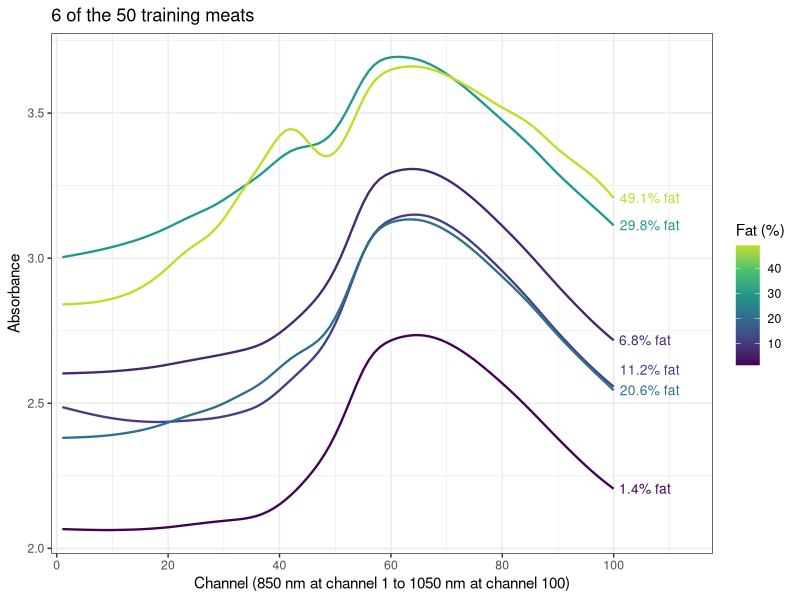
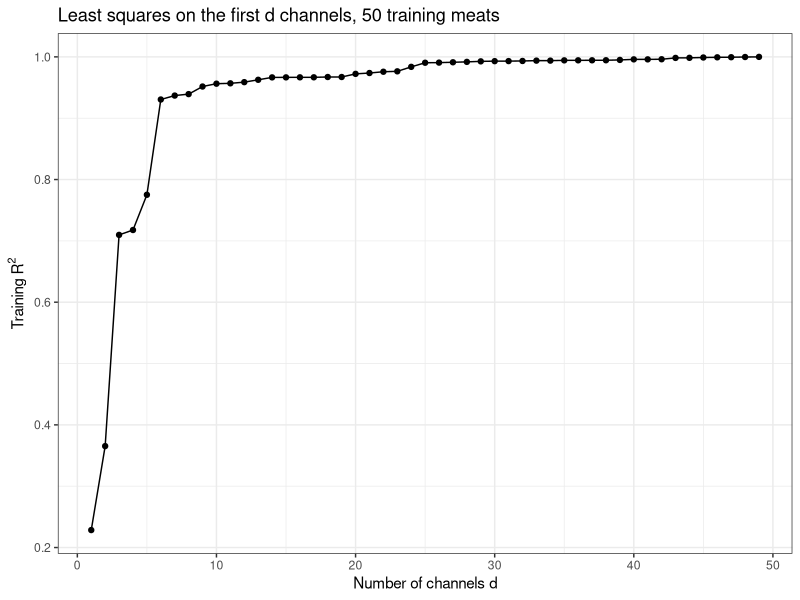
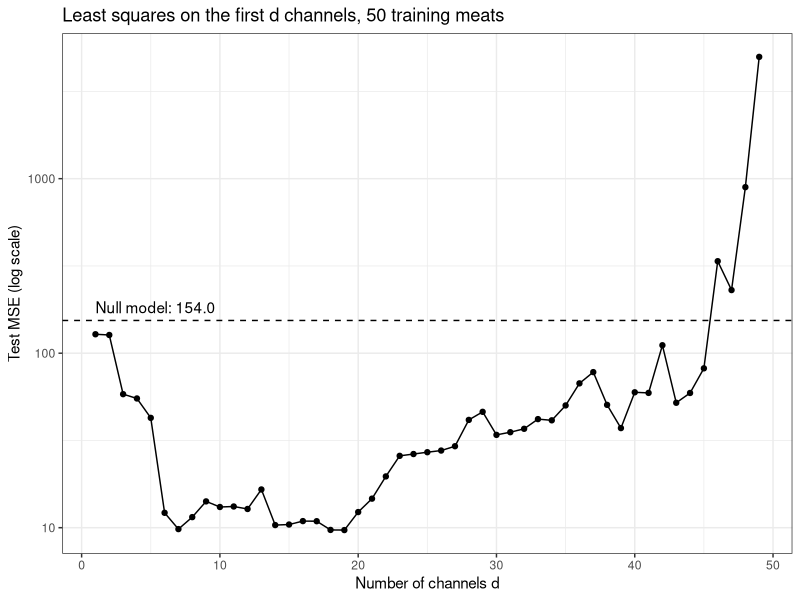
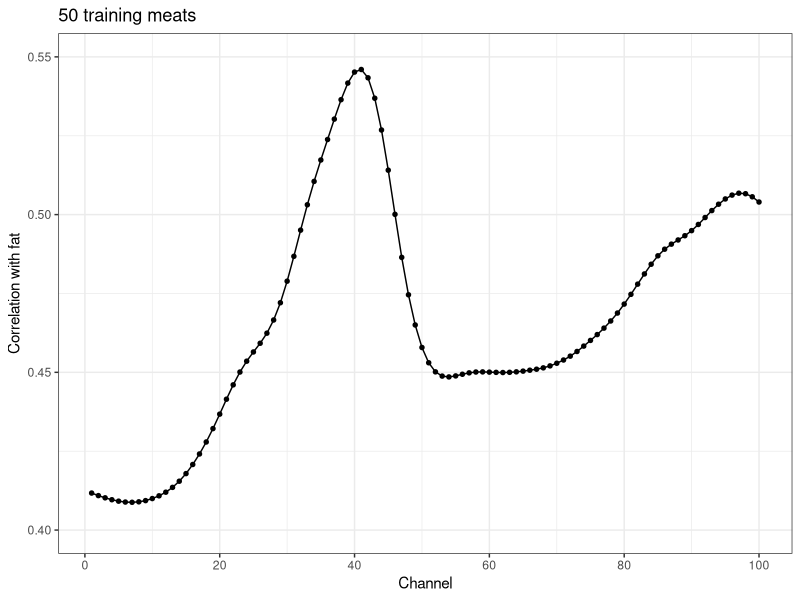
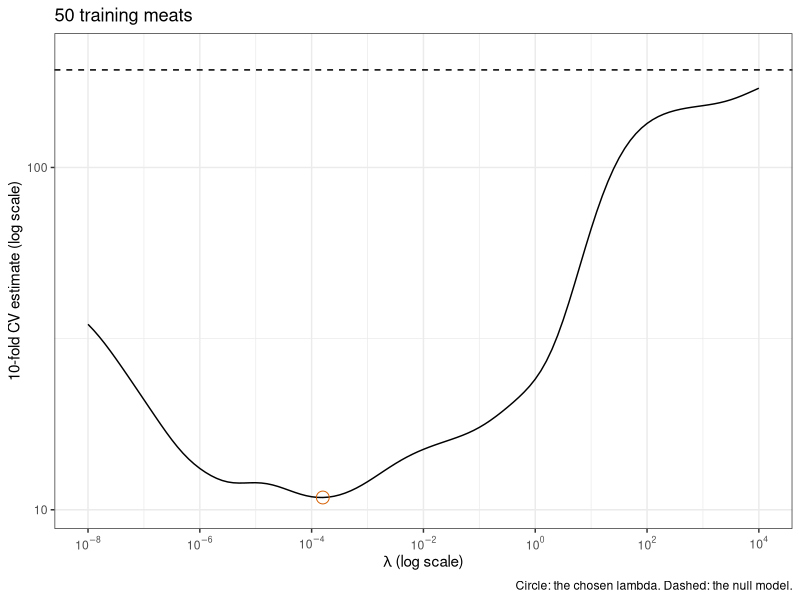
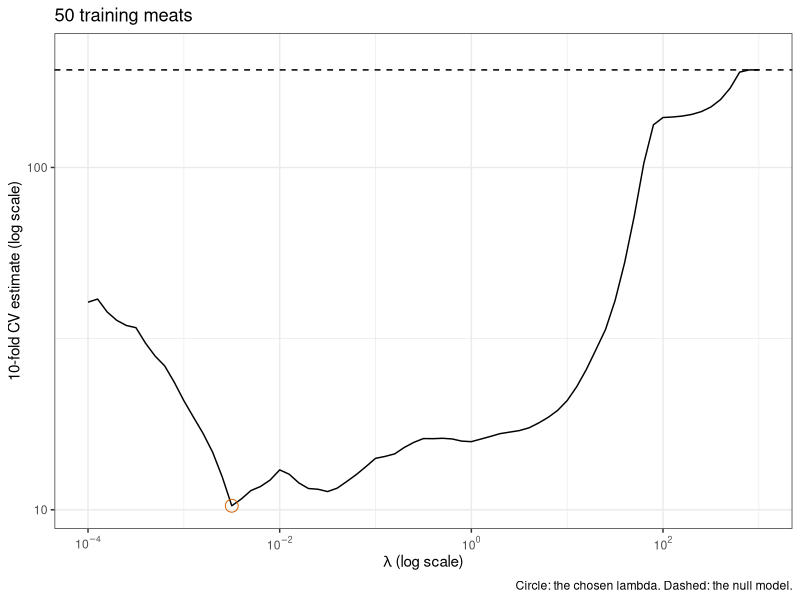
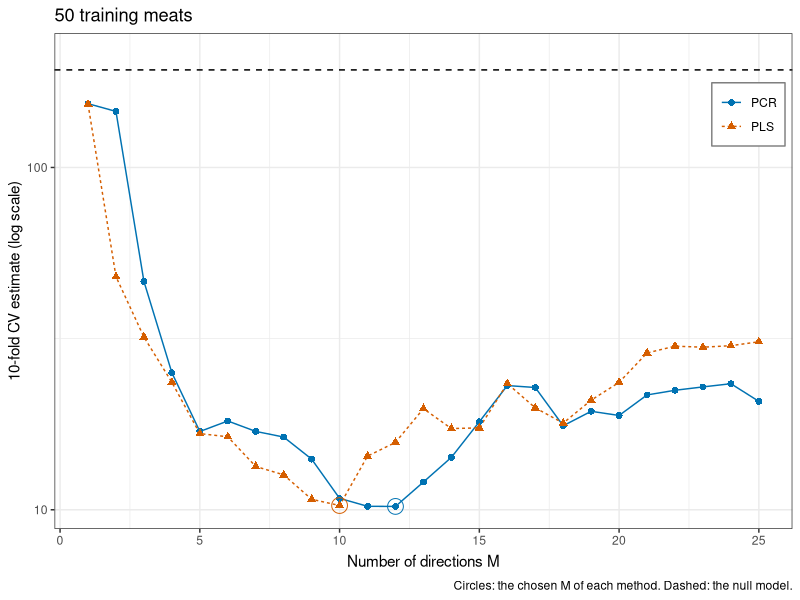
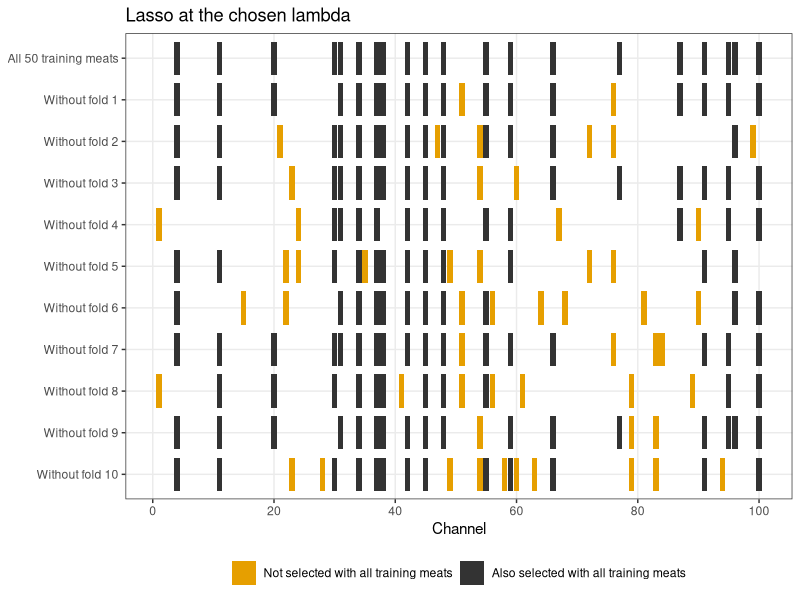

Generate these figures, in order, with R:
## ---- chunk 1
#| include: false
library("tidyverse")
library("glmnet")
library("pls")
theme_set(theme_bw())
set.seed(20261022)

# Fixed decimals with thousands separators, for use inside $...$, whose
# hyphen MathJax sets as a minus. Adding 0 after rounding turns a negative
# zero into 0.
fmt_math <- function(x, digits = 2) {
  rounded <- round(x, digits) + 0
  formatC(rounded, format = "f", digits = digits, big.mark = ",")
}

# The same for prose, where a negative value prints with a minus sign (the
# HTML entity) rather than a hyphen.
fmt <- function(x, digits = 2) {
  sub("^-", "&minus;", fmt_math(x, digits))
}

# Rounded down, for "at least" statements in prose.
fmt_floor <- function(x, digits = 2) {
  fmt(floor(x * 10^digits) / 10^digits, digits)
}

# A percentage, for prose.
pct <- function(x, digits = 1) {
  paste0(fmt(100 * x, digits), "%")
}

# A count with thousands separators, for prose.
big <- function(x) {
  format(x, big.mark = ",")
}

# A number in LaTeX scientific notation, for use inside $...$.
sci <- function(x, digits = 1) {
  magnitude <- abs(x)
  e <- floor(log10(magnitude))
  mantissa <- formatC(x / 10^e, format = "f", digits = digits)
  sprintf("%s \\times 10^{%d}", mantissa, e)
}

# A power of 10 as R code would write it, such as 1e-7, for prose.
power_text <- function(x) {
  sprintf("1e%d", round(log10(x)))
}

# A name set as code in prose.
code <- function(x) {
  paste0("`", x, "`")
}

# Color-blind-friendly palette.
okabe_ito <- c("#E69F00",
               "#56B4E9",
               "#009E73",
               "#D55E00",
               "#0072B2",
               "#CC79A7")
## ---- chunk 2
#| output: false
# The 100 absorbance columns.
channels <- sprintf("x_%03d", 1:100)
p <- length(channels)

# Rows that repeat an earlier row in every column, and the distinct meats.
meats_all <- modeldata::meats
n_duplicates <- sum(duplicated(meats_all))
meats <- distinct(meats_all)
n_meats <- nrow(meats)
## ---- chunk 3
# The training sample size.
n_train <- 50

# Training meats: a random sample; every other meat is a test meat.
train_id <- sample(n_meats, n_train)
train <- meats[train_id, ]
test <- meats[-train_id, ]
n_test <- nrow(test)

# Folds for 10-fold cross-validation of the training meats.
n_folds <- 10
fold_labels <- rep(seq_len(n_folds), length.out = n_train)
fold_id <- sample(fold_labels)

# Absorbances and fat of the training and test meats.
X_train <- as.matrix(train[channels])
X_test <- as.matrix(test[channels])
y_train <- train$fat
y_test <- test$fat

# Number of training meats whose spectra are plotted below.
n_show <- 6
## ---- chunk 4
#| output: false
# Training meats evenly spaced in rank of fat content.
ranks <- round(seq(1, n_train, length.out = n_show))
shown <- order(y_train)[ranks]

# One row per shown meat and channel.
spectra <- as_tibble(X_train[shown, ]) |>
  mutate(fat = y_train[shown], meat = factor(seq_len(n_show))) |>
  pivot_longer(all_of(channels),
               names_to = "channel",
               values_to = "absorbance") |>
  mutate(channel = as.integer(sub("x_", "", channel)))

# Heights for labels at y, moved up where needed so that consecutive labels
# are at least gap apart.
spread_labels <- function(y, gap) {
  sorted <- order(y)
  height <- y[sorted]
  for (i in seq_along(height)[-1]) {
    height[i] <- max(height[i], height[i - 1] + gap)
  }
  height[order(sorted)]
}

# Labels at the right end of each spectrum.
spectrum_ends <- filter(spectra, channel == p) |>
  mutate(label = paste0(fmt(fat, 1), "% fat"),
         absorbance = spread_labels(absorbance, gap = 0.07))

# Channel axis of every plot against channel: major lines every 20 channels,
# minor lines midway between them.
channel_axis <- function(...) {
  scale_x_continuous(breaks = seq(0, p, by = 20),
                     minor_breaks = seq(10, p + 10, by = 20),
                     ...)
}

# Absorbance against channel, one line per meat, labeled by fat content.
spectra_plot <- ggplot(spectra,
                       aes(x = channel,
                           y = absorbance,
                           group = meat,
                           color = fat)) +
  geom_line(linewidth = 0.8) +
  geom_text(data = spectrum_ends,
            aes(label = label),
            hjust = -0.1,
            size = 3.5,
            show.legend = FALSE) +
  scale_color_viridis_c(end = 0.9) +
  channel_axis(expand = expansion(mult = c(0.02, 0.18))) +
  scale_y_continuous(breaks = seq(2, 3.5, by = 0.5),
                     minor_breaks = seq(2.25, 3.75, by = 0.5)) +
  labs(x = "Channel (850 nm at channel 1 to 1050 nm at channel 100)",
       y = "Absorbance",
       color = "Fat (%)",
       title = paste(n_show, "of the", n_train, "training meats"))

# Range of fat content, the channel where the mean training spectrum peaks,
# and the correlation of fat with each meat's mean absorbance.
fat_range <- range(y_train)
peak_channel <- which.max(colMeans(X_train))
level_cor <- cor(y_train, rowMeans(X_train))

# The channel of the bump in the fattest spectrum shown: its highest point
# between channels 30 and 50, before the main rise.
bump_window <- 30:50
fattest <- shown[n_show]
bump_channel <- bump_window[which.max(X_train[fattest, bump_window])]

# Correlations between channels.
channel_cor <- cor(X_train)
min_cor <- min(channel_cor)
adjacent_cor <- diag(channel_cor[-1, -p])
## ---- chunk 5
#| echo: false
#| fig-width: 8
#| fig-height: 4.5
spectra_plot
## ---- chunk 6
# Least squares on all 100 channels.
all_formula <- reformulate(channels, response = "fat")
all_fit <- lm(all_formula, data = train)
all_estimates <- coef(all_fit)
n_na <- sum(is.na(all_estimates))
all_r2 <- summary(all_fit)$r.squared

# The last channel with an estimate.
last_estimated <- tail(names(all_estimates)[!is.na(all_estimates)], 1)
## ---- chunk 7
#| output: false
# Mean squared error of predictions y_hat of responses y.
mse <- function(y, y_hat) {
  mean((y - y_hat)^2)
}

# A random ordering of the channels.
channel_order <- sample(p)

# Least squares on the first d channels of the ordering: training R^2,
# training and test MSE, the overall F-test, sigma-hat, and the number of
# estimates with p-value below 0.05.
sweep_fit <- function(d) {
  # Fit least squares to the first d channels.
  kept <- channels[channel_order[seq_len(d)]]
  fit <- lm(reformulate(kept, response = "fat"), data = train)
  fit_summary <- summary(fit)
  has_df <- fit$df.residual > 0

  # The overall F-test, when the fit has residual degrees of freedom.
  f_p <- NA_real_
  n_small <- NA_integer_
  if (has_df) {
    f <- fit_summary$fstatistic
    f_p <- pf(f[1], f[2], f[3], lower.tail = FALSE)
    slope_p <- fit_summary$coefficients[-1, "Pr(>|t|)"]
    n_small <- sum(slope_p < 0.05)
  }

  # Summaries of the fit, one row.
  slopes <- coef(fit)[-1]
  tibble(d = d,
         rank = fit$rank,
         slope_min = min(slopes),
         slope_max = max(slopes),
         r2 = fit_summary$r.squared,
         rss = sum(residuals(fit)^2),
         train_mse = mse(y_train, fitted(fit)),
         test_mse = mse(y_test, predict(fit, test)),
         f_p = unname(f_p),
         n_small = n_small,
         sigma_hat = if (has_df) sigma(fit) else NA_real_,
         aic = AIC(fit),
         bic = BIC(fit))
}
sweep_sizes <- seq_len(n_train - 1)
sweep_results <- map(sweep_sizes, sweep_fit) |>
  list_rbind()

# Every model matrix has full column rank d + 1.
stopifnot(all(sweep_results$rank == sweep_results$d + 1))

# The null model: the training mean predicts every test meat.
null_test_mse <- mse(y_test, mean(y_train))

# Axis of d: major lines every 10 channels from 0 to n, minor lines midway
# between them.
d_axis <- scale_x_continuous(breaks = seq(0, n_train, by = 10),
                             minor_breaks = seq(5, n_train - 5, by = 10))

# Log-scale axis of a mean squared error: major lines at powers of 10, minor
# lines midway between them in log space.
mse_powers <- 0:4
mse_axis <- scale_y_log10(breaks = 10^mse_powers,
                          minor_breaks = 10^(mse_powers + 0.5))

# Training R^2 against d.
sweep_title <- paste("Least squares on the first d channels,",
                     n_train, "training meats")
r2_plot <- ggplot(sweep_results, aes(x = d, y = r2)) +
  geom_line() +
  geom_point(size = 1.5) +
  d_axis +
  scale_y_continuous(breaks = seq(0.2, 1, by = 0.2),
                     minor_breaks = seq(0.3, 0.9, by = 0.2)) +
  labs(x = "Number of channels d",
       y = expression("Training " * R^2),
       title = sweep_title)

# Test MSE against d on a log scale, with the null model's.
null_label <- paste0("Null model: ", fmt(null_test_mse, 1))
test_plot <- ggplot(sweep_results, aes(x = d, y = test_mse)) +
  geom_hline(yintercept = null_test_mse, linetype = "dashed") +
  annotate("text",
           x = 1,
           y = null_test_mse,
           label = null_label,
           hjust = 0,
           vjust = -0.6) +
  geom_line() +
  geom_point(size = 1.5) +
  d_axis +
  mse_axis +
  labs(x = "Number of channels d",
       y = "Test MSE (log scale)",
       title = sweep_title)

# The d with the smallest test MSE, and the fit with d = n - 1.
d_best <- sweep_results$d[which.min(sweep_results$test_mse)]
last <- filter(sweep_results, d == n_train - 1)

# A d in the middle of the sweep, for prose.
d_mid <- 10

# The d with the smallest AIC() and BIC(), and those values as text.
d_aic <- sweep_results$d[which.min(sweep_results$aic)]
d_bic <- sweep_results$d[which.min(sweep_results$bic)]
as_text <- function(x) {
  if (is.infinite(x)) "$-\\infty$" else fmt(x, 1)
}
aic_text <- as_text(min(sweep_results$aic))
bic_text <- as_text(min(sweep_results$bic))
## ---- chunk 8
#| echo: false
#| fig-width: 7
#| fig-height: 4.2
r2_plot
## ---- chunk 9
#| echo: false
#| fig-width: 7
#| fig-height: 4.2
test_plot
## ---- chunk 10
#| output: false
# The largest d whose overall F-test has p-value below 0.01.
f_level <- 0.01
shown_fit <- sweep_results |>
  filter(f_p < f_level) |>
  slice_max(d)
d_shown <- shown_fit$d
## ---- chunk 11
#| output: false
# Correlation of fat with each channel over the training meats.
fat_cor <- drop(cor(X_train, y_train))
cor_data <- tibble(channel = seq_len(p), cor = fat_cor)
best_channel <- which.max(abs(fat_cor))

# Correlation against channel.
cor_plot <- ggplot(cor_data, aes(x = channel, y = cor)) +
  geom_line() +
  geom_point(size = 1.2) +
  channel_axis() +
  scale_y_continuous(limits = c(0.4, 0.55),
                     breaks = seq(0.4, 0.55, by = 0.05),
                     minor_breaks = seq(0.425, 0.525, by = 0.05)) +
  labs(x = "Channel",
       y = "Correlation with fat",
       title = paste(n_train, "training meats"))
## ---- chunk 12
#| echo: false
#| fig-width: 7
#| fig-height: 3.8
cor_plot
## ---- chunk 13
#| output: false
# Standard deviation with divisor n.
sd_n <- function(v) {
  deviations <- v - mean(v)
  sqrt(mean(deviations^2))
}

# Standardize the columns of X with the given centers and scales.
standardize <- function(X, x_center, x_scale) {
  X_centered <- sweep(X, 2, x_center)
  sweep(X_centered, 2, x_scale, "/")
}

# Original-scale estimates, one column per lambda, from standardized-scale
# estimates B_std and the standardization of X and y.
original_scale <- function(B_std, X, y) {
  x_center <- colMeans(X)
  x_scale <- apply(X, 2, sd_n)
  b <- B_std / x_scale
  rbind(`(Intercept)` = mean(y) - colSums(b * x_center), b)
}

# Ridge estimates on the standardized scale for each lambda, from the
# singular value decomposition X_std = U D V'.
ridge_std <- function(X_std, y_centered, lambdas) {
  sv <- svd(X_std)
  shrink <- outer(sv$d, lambdas, function(d, l) d / (d^2 + l))
  u_y <- drop(crossprod(sv$u, y_centered))
  sv$v %*% (shrink * u_y)
}

# Lasso estimates on the standardized scale for each lambda, in decreasing
# order, by an active-set method. On the active set with signs s, the lasso
# conditions X_A'(y - X_A b_A) = (lambda / 2) s solve to a target; if the
# target keeps the signs it is the solution on that set, and a zero estimate
# whose condition |x_j'(y - X b)| <= lambda / 2 fails joins the set; if not,
# a line search to the target stops where the criterion is smallest and the
# estimates that reach zero there leave the set.
lasso_std <- function(X_std, y_centered, lambdas, max_steps = 1000) {
  p <- ncol(X_std)
  gram <- crossprod(X_std)
  xy <- drop(crossprod(X_std, y_centered))
  B <- matrix(0, p, length(lambdas))
  b <- numeric(p)

  # The criterion RSS + lambda * sum |b|.
  criterion <- function(b, lambda) {
    sum((y_centered - X_std %*% b)^2) + lambda * sum(abs(b))
  }

  for (k in seq_along(lambdas)) {
    half <- lambdas[k] / 2
    active <- which(b != 0)
    signs <- sign(b[active])
    converged <- FALSE

    for (step in seq_len(max_steps)) {
      if (length(active) > 0) {
        # Solve the conditions on the active set with these signs.
        gram_active <- gram[active, active, drop = FALSE]
        target <- drop(solve(gram_active, xy[active] - half * signs))

        # Signs change: line search to the target, then update the set.
        if (any(sign(target) != signs)) {
          direction <- numeric(p)
          direction[active] <- target - b[active]
          crossing <- -b[active] / direction[active]
          t_try <- c(crossing[crossing > 0 & crossing < 1], 1)
          values <- map_dbl(t_try, \(t) criterion(b + t * direction,
                                                  lambdas[k]))
          t_best <- t_try[which.min(values)]
          b <- b + t_best * direction
          b[active[crossing == t_best]] <- 0
          active <- which(b != 0)
          signs <- sign(b[active])
          next
        }
        b[] <- 0
        b[active] <- target
      }

      # The zero estimate whose condition fails by the most joins the set.
      gradient <- xy - drop(gram %*% b)
      excess <- abs(gradient) - half
      excess[active] <- -Inf
      if (max(excess) <= 1e-9 * half) {
        converged <- TRUE
        break
      }
      j <- which.max(excess)
      active <- c(active, j)
      signs <- c(signs, sign(gradient[j]))
    }

    stopifnot(converged)
    B[, k] <- b
  }
  B
}

# Ridge or lasso estimates on the original scale for each lambda.
penalized_path <- function(X, y, lambdas, std_fit) {
  x_center <- colMeans(X)
  x_scale <- apply(X, 2, sd_n)
  X_std <- standardize(X, x_center, x_scale)
  y_centered <- y - mean(y)
  B_std <- std_fit(X_std, y_centered, lambdas)
  original_scale(B_std, X, y)
}

# Grids of lambda, in decreasing order.
ridge_grid <- 10^seq(4, -8, length.out = 121)
lasso_grid <- 10^seq(3, -4, length.out = 71)

# Ridge and lasso paths for the data X and y.
ridge_path <- function(X, y) {
  penalized_path(X, y, ridge_grid, ridge_std)
}
lasso_path <- function(X, y) {
  penalized_path(X, y, lasso_grid, lasso_std)
}

# Both fit to the training meats.
B_ridge <- ridge_path(X_train, y_train)
B_lasso <- lasso_path(X_train, y_train)

# The standardized training features, for checking the lasso conditions.
x_center <- colMeans(X_train)
x_scale <- apply(X_train, 2, sd_n)
X_std <- standardize(X_train, x_center, x_scale)
y_centered <- y_train - mean(y_train)

# Largest failure of the lasso conditions over the grid, relative to
# lambda / 2.
condition_gap <- function(b_std, lambda) {
  gradient <- drop(crossprod(X_std, y_centered - X_std %*% b_std))
  nonzero <- b_std != 0
  on_set <- abs(gradient[nonzero] - lambda / 2 * sign(b_std[nonzero]))
  off_set <- pmax(abs(gradient[!nonzero]) - lambda / 2, 0)
  max(c(on_set, off_set, 0)) / (lambda / 2)
}
B_lasso_std <- B_lasso[-1, ] * x_scale
lasso_gaps <- map_dbl(seq_along(lasso_grid),
                      \(k) condition_gap(B_lasso_std[, k], lasso_grid[k]))
## ---- chunk 14
#| output: false
# Sums of squared errors of held-out fold l, for every value of the tuning
# parameter, from the estimates that path() computes from the training folds.
fold_sse <- function(l, path) {
  out <- fold_id == l
  B <- path(X_train[!out, ], y_train[!out])
  y_hat <- cbind(1, X_train[out, ]) %*% B
  colSums((y_train[out] - y_hat)^2)
}

# Cross-validation estimate for every value of the tuning parameter.
cv_estimate <- function(path) {
  sse <- sapply(seq_len(n_folds), fold_sse, path = path)
  rowSums(sse) / n_train
}

# Ridge regression and the lasso, and the lambda with the smallest estimate.
cv_ridge <- cv_estimate(ridge_path)
cv_lasso <- cv_estimate(lasso_path)
k_ridge <- which.min(cv_ridge)
k_lasso <- which.min(cv_lasso)
lambda_ridge <- ridge_grid[k_ridge]
lambda_lasso <- lasso_grid[k_lasso]

# PCR and PLS with up to M_max directions, cross-validated by pcr() and
# plsr() on the same folds; both standardize within each fold.
M_max <- 25
segments <- split(seq_len(n_train), fold_id)
pcr_fit <- pcr(all_formula,
               ncomp = M_max,
               data = train,
               scale = TRUE,
               validation = "CV",
               segments = segments)
pls_fit <- plsr(all_formula,
                ncomp = M_max,
                data = train,
                scale = TRUE,
                validation = "CV",
                segments = segments)
cv_of <- function(fit) {
  MSEP(fit, estimate = "CV", intercept = FALSE)$val[1, 1, ]
}
cv_pcr <- cv_of(pcr_fit)
cv_pls <- cv_of(pls_fit)
M_pcr <- which.min(cv_pcr)
M_pls <- which.min(cv_pls)

# Null model: the mean of the training folds predicts the held-out fold.
null_sse <- function(l) {
  out <- fold_id == l
  sum((y_train[out] - mean(y_train[!out]))^2)
}
cv_null <- sum(map_dbl(seq_len(n_folds), null_sse)) / n_train

# Shared look of the three tabs: the null model's estimate dashed, the
# chosen value circled, a log-scale estimate, and the same y limits, from the
# smallest estimate of any method to a little above the null model's.
cv_ylim <- c(min(cv_ridge, cv_lasso, cv_pcr, cv_pls), 1.1 * cv_null)
cv_axis_label <- paste0(n_folds, "-fold CV estimate (log scale)")
cv_title <- paste(n_train, "training meats")
cv_layers <- list(
  geom_hline(yintercept = cv_null, linetype = "dashed"),
  mse_axis,
  coord_cartesian(ylim = cv_ylim),
  labs(y = cv_axis_label, title = cv_title)
)

# Axis of lambda over both grids: major lines every 2 powers of 10, minor
# lines midway between them in log space.
lambda_axis <- scale_x_log10(breaks = 10^seq(-8, 4, by = 2),
                             minor_breaks = 10^seq(-9, 5, by = 2),
                             labels = scales::label_log())

# The estimate against lambda for one of ridge regression and the lasso.
lambda_cv_plot <- function(grid, cv, k_chosen) {
  chosen <- tibble(lambda = grid[k_chosen], cv = cv[k_chosen])
  ggplot(tibble(lambda = grid, cv = cv), aes(x = lambda, y = cv)) +
    cv_layers +
    geom_line() +
    geom_point(data = chosen, size = 4, shape = 1, color = "#D55E00") +
    lambda_axis +
    labs(x = expression(lambda ~ "(log scale)"),
         caption = "Circle: the chosen lambda. Dashed: the null model.")
}
ridge_cv_plot <- lambda_cv_plot(ridge_grid, cv_ridge, k_ridge)
lasso_cv_plot <- lambda_cv_plot(lasso_grid, cv_lasso, k_lasso)

# PCR and PLS against M, with the chosen M of each circled.
method_levels <- c("PCR", "PLS")
direction_cv <- tibble(method = factor(rep(method_levels, each = M_max),
                                       levels = method_levels),
                       M = rep(seq_len(M_max), 2),
                       cv = c(cv_pcr, cv_pls))
direction_chosen <- tibble(method = factor(method_levels,
                                           levels = method_levels),
                           M = c(M_pcr, M_pls),
                           cv = c(cv_pcr[M_pcr], cv_pls[M_pls]))
direction_cv_plot <- ggplot(direction_cv,
                            aes(x = M,
                                y = cv,
                                color = method,
                                linetype = method,
                                shape = method)) +
  cv_layers +
  geom_line() +
  geom_point(size = 2) +
  geom_point(data = direction_chosen,
             size = 5,
             shape = 1,
             show.legend = FALSE) +
  scale_color_manual(values = okabe_ito[c(5, 4)]) +
  scale_x_continuous(breaks = seq(0, M_max, by = 5),
                     minor_breaks = seq(2.5, M_max - 2.5, by = 5)) +
  labs(x = "Number of directions M",
       color = NULL,
       linetype = NULL,
       shape = NULL,
       caption = paste("Circles: the chosen M of each method.",
                       "Dashed: the null model.")) +
  theme(legend.position = "inside",
        legend.position.inside = c(0.99, 0.9),
        legend.justification = c(1, 1),
        legend.background = element_rect(color = "grey50"))

# Line up the panels of the three tabs: the lambda axes use expressions, whose
# labels are taller than the plain labels of the M axis.
cv_aligned <- cowplot::align_plots(ridge_cv_plot,
                                   lasso_cv_plot,
                                   direction_cv_plot,
                                   align = "hv")
ridge_cv_tab <- cowplot::ggdraw(cv_aligned[[1]])
lasso_cv_tab <- cowplot::ggdraw(cv_aligned[[2]])
direction_cv_tab <- cowplot::ggdraw(cv_aligned[[3]])

# Principal component variances of the standardized training features, and
# ridge regression's factor v_m / (v_m + lambda / n) on each component.
v <- eigen(crossprod(X_std) / n_train,
           symmetric = TRUE,
           only.values = TRUE)$values
ridge_factor <- v / (v + lambda_ridge / n_train)
n_half <- sum(ridge_factor >= 0.5)

# Smallest estimate of each method.
cv_minima <- c(min(cv_ridge), min(cv_lasso), min(cv_pcr), min(cv_pls))

# Number of nonzero lasso estimates at the chosen lambda.
lasso_nonzero <- sum(B_lasso[-1, k_lasso] != 0)
## ---- chunk 15
#| echo: false
#| fig-width: 7
#| fig-height: 4.2
ridge_cv_tab
## ---- chunk 16
#| echo: false
#| fig-width: 7
#| fig-height: 4.2
lasso_cv_tab
## ---- chunk 17
#| echo: false
#| fig-width: 7
#| fig-height: 4.2
direction_cv_tab
## ---- chunk 18
#| output: false
# Test predictions of the four chosen fits.
ridge_pred <- drop(cbind(1, X_test) %*% B_ridge[, k_ridge])
lasso_pred <- drop(cbind(1, X_test) %*% B_lasso[, k_lasso])
pcr_pred <- predict(pcr_fit, test, ncomp = M_pcr)[, 1, 1]
pls_pred <- predict(pls_fit, test, ncomp = M_pls)[, 1, 1]

# Test MSE of each, and of the null model.
test_mse <- c(null = null_test_mse,
              ridge = mse(y_test, ridge_pred),
              lasso = mse(y_test, lasso_pred),
              pcr = mse(y_test, pcr_pred),
              pls = mse(y_test, pls_pred))

# Table of the tuning parameters, nonzero estimates, cross-validation
# estimates, and test MSE.
tuning_text <- c("",
                 paste0("$\\lambda = ", sci(lambda_ridge), "$"),
                 paste0("$\\lambda = ", sci(lambda_lasso), "$"),
                 paste0("$M = ", M_pcr, "$"),
                 paste0("$M = ", M_pls, "$"))
cv_values <- c(cv_null,
               cv_ridge[k_ridge],
               cv_lasso[k_lasso],
               cv_pcr[M_pcr],
               cv_pls[M_pls])
test_tibble <- tibble(Method = c("Null", "Ridge", "Lasso", "PCR", "PLS"),
                      tuning = tuning_text,
                      nonzero = c(0, p, lasso_nonzero, p, p),
                      cv = fmt(cv_values, 2),
                      test = fmt(test_mse, 2))
test_columns <- c("Method",
                  "Tuning",
                  "Nonzero",
                  paste0(n_folds, "-fold CV"),
                  "Test MSE")
test_table <- knitr::kable(test_tibble,
                           col.names = test_columns,
                           align = "llrrr")

# glmnet() at its defaults, at the chosen lambdas: lambda_glmnet is
# lambda * s_y / n for ridge regression and lambda / (2 n) for the lasso.
default_thresh <- formals(glmnet)$thresh
s_y <- sd_n(y_train)
glmnet_ridge <- glmnet(X_train,
                       y_train,
                       alpha = 0,
                       lambda = lambda_ridge * s_y / n_train)
glmnet_ridge_pred <- predict(glmnet_ridge, X_test)
glmnet_ridge_gap <- max(abs(glmnet_ridge_pred - ridge_pred))
glmnet_lasso <- glmnet(X_train,
                       y_train,
                       alpha = 1,
                       lambda = lasso_grid / (2 * n_train))
b_glmnet <- glmnet_lasso$beta[, k_lasso] * x_scale
lasso_criterion <- function(b_std, lambda) {
  sum((y_centered - X_std %*% b_std)^2) + lambda * sum(abs(b_std))
}
criterion_exact <- lasso_criterion(B_lasso_std[, k_lasso], lambda_lasso)
criterion_glmnet <- lasso_criterion(b_glmnet, lambda_lasso)
glmnet_lasso_pred <- predict(glmnet_lasso, X_test)[, k_lasso]
glmnet_lasso_test <- mse(y_test, glmnet_lasso_pred)

# glmnet() with a tight tolerance, which finishes in seconds for the lasso
# with lambda >= 1.
lasso_thresh <- 1e-12
lasso_maxit <- 1e9
large <- lasso_grid >= 1
glmnet_tight <- glmnet(X_train,
                       y_train,
                       alpha = 1,
                       lambda = lasso_grid[large] / (2 * n_train),
                       thresh = lasso_thresh,
                       maxit = lasso_maxit)
tight_pred <- predict(glmnet_tight, X_test)
exact_large <- cbind(1, X_test) %*% B_lasso[, large]
tight_gap <- max(abs(tight_pred - exact_large))

# Criteria of the tight glmnet() fit and the active-set fit at lambda = 1.
lambda_check <- 1
k_check <- which.min(abs(lasso_grid[large] - lambda_check))
b_tight <- glmnet_tight$beta[, k_check] * x_scale
b_exact <- B_lasso_std[, which(large)[k_check]]
criterion_tight <- lasso_criterion(b_tight, lambda_check)
criterion_check <- lasso_criterion(b_exact, lambda_check)

# The same check for ridge regression at lambda = 1.
ridge_thresh <- 1e-14
ridge_maxit <- 1e7
ridge_tight <- glmnet(X_train,
                      y_train,
                      alpha = 0,
                      lambda = lambda_check * s_y / n_train,
                      thresh = ridge_thresh,
                      maxit = ridge_maxit)
ridge_check <- penalized_path(X_train, y_train, lambda_check, ridge_std)
ridge_tight_pred <- predict(ridge_tight, X_test)
ridge_check_pred <- cbind(1, X_test) %*% ridge_check
ridge_tight_gap <- max(abs(ridge_tight_pred - ridge_check_pred))

# The methods with the smallest and largest test MSE, for prose.
method_names <- c(ridge = "ridge regression",
                  lasso = "the lasso",
                  pcr = "PCR",
                  pls = "PLS")
method_mse <- test_mse[names(method_names)]
best_method <- method_names[[names(which.min(method_mse))]]
worst_method <- method_names[[names(which.max(method_mse))]]
dense_mse <- method_mse[c("ridge", "pcr", "pls")]
dense_better <- all(dense_mse <= method_mse["lasso"])
## ---- chunk 19
#| echo: false
test_table
## ---- chunk 20
#| output: false
# Channels with a nonzero lasso estimate at the chosen lambda, fit to the
# training meats outside fold l.
fold_selected <- function(l) {
  out <- fold_id == l
  B <- lasso_path(X_train[!out, ], y_train[!out])
  which(B[-1, k_lasso] != 0)
}
selected_folds <- map(seq_len(n_folds), fold_selected)
selected_all <- which(B_lasso[-1, k_lasso] != 0)

# One row per fit and selected channel.
fit_labels <- c(paste("All", n_train, "training meats"),
                paste("Without fold", seq_len(n_folds)))
selected_data <- tibble(fit = fit_labels,
                        channel = c(list(selected_all), selected_folds)) |>
  unnest(channel) |>
  mutate(fit = factor(fit, levels = rev(fit_labels)),
         in_all = channel %in% selected_all)

# A tile for each selected channel, shaded by whether the fit to all the
# training meats selects it too.
in_all_labels <- c(`TRUE` = "Also selected with all training meats",
                   `FALSE` = "Not selected with all training meats")
selected_plot <- ggplot(selected_data,
                        aes(x = channel, y = fit, fill = in_all)) +
  geom_tile(width = 0.9, height = 0.8) +
  scale_fill_manual(values = c(`TRUE` = "grey20", `FALSE` = "#E69F00"),
                    labels = in_all_labels) +
  channel_axis(limits = c(0.5, p + 0.5)) +
  labs(x = "Channel",
       y = NULL,
       fill = NULL,
       title = "Lasso at the chosen lambda") +
  theme(legend.position = "bottom",
        panel.grid.minor = element_blank())

# Channels selected in every fit, and in any fit.
selected_every <- Reduce(intersect, selected_folds) |>
  intersect(selected_all)
selected_any <- Reduce(union, selected_folds) |>
  union(selected_all)
n_distinct_sets <- length(unique(map(c(list(selected_all), selected_folds),
                                     sort)))

# Test MSE of each fold's lasso fit.
fold_test_mse <- function(l) {
  out <- fold_id == l
  B <- lasso_path(X_train[!out, ], y_train[!out])
  mse(y_test, cbind(1, X_test) %*% B[, k_lasso])
}
fold_tests <- map_dbl(seq_len(n_folds), fold_test_mse)
## ---- chunk 21
#| echo: false
#| fig-width: 8
#| fig-height: 4.2
selected_plot
